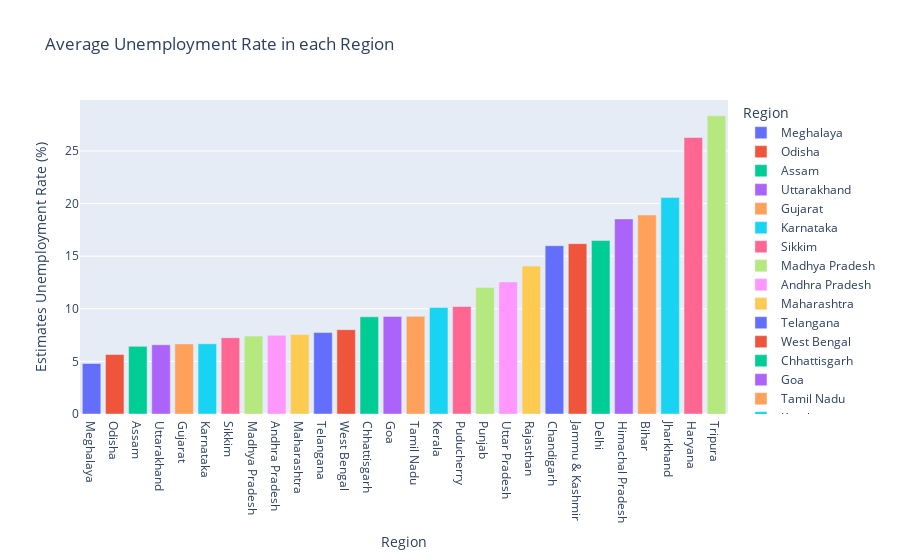

This figure's notebook cell:
### Code cell
# Bar plot of average Unemployment Rate by State

plot_ump = df[['Estimates Unemployment Rate (%)', 'Region']]
df_unemp = plot_ump.groupby('Region').mean().reset_index()
df_unemp = df_unemp.sort_values('Estimates Unemployment Rate (%)')
fig = px.bar(df_unemp, x='Region', y='Estimates Unemployment Rate (%)', color='Region',
             title='Average Unemployment Rate in each Region', template='plotly')
fig.show()

### Figure 1 — Plotly figure (JSON) as saved in the notebook; plotly's stock layout.template omitted (floating-point values rounded to 4 significant figures)
{"data": [{"alignmentgroup": "True", "hovertemplate": "Region=%{x}<br>Estimates Unemployment Rate (%)=%{y}<extra></extra>", "legendgroup": "Meghalaya", "marker": {"color": "#636efa", "pattern": {"shape": ""}}, "name": "Meghalaya", "offsetgroup": "Meghalaya", "orientation": "v", "showlegend": true, "textposition": "auto", "type": "bar", "x": ["Meghalaya"], "xaxis": "x", "y": [4.799], "yaxis": "y"}, {"alignmentgroup": "True", "hovertemplate": "Region=%{x}<br>Estimates Unemployment Rate (%)=%{y}<extra></extra>", "legendgroup": "Odisha", "marker": {"color": "#EF553B", "pattern": {"shape": ""}}, "name": "Odisha", "offsetgroup": "Odisha", "orientation": "v", "showlegend": true, "textposition": "auto", "type": "bar", "x": ["Odisha"], "xaxis": "x", "y": [5.658], "yaxis": "y"}, {"alignmentgroup": "True", "hovertemplate": "Region=%{x}<br>Estimates Unemployment Rate (%)=%{y}<extra></extra>", "legendgroup": "Assam", "marker": {"color": "#00cc96", "pattern": {"shape": ""}}, "name": "Assam", "offsetgroup": "Assam", "orientation": "v", "showlegend": true, "textposition": "auto", "type": "bar", "x": ["Assam"], "xaxis": "x", "y": [6.428], "yaxis": "y"}, {"alignmentgroup": "True", "hovertemplate": "Region=%{x}<br>Estimates Unemployment Rate (%)=%{y}<extra></extra>", "legendgroup": "Uttarakhand", "marker": {"color": "#ab63fa", "pattern": {"shape": ""}}, "name": "Uttarakhand", "offsetgroup": "Uttarakhand", "orientation": "v", "showlegend": true, "textposition": "auto", "type": "bar", "x": ["Uttarakhand"], "xaxis": "x", "y": [6.583], "yaxis": "y"}, {"alignmentgroup": "True", "hovertemplate": "Region=%{x}<br>Estimates Unemployment Rate (%)=%{y}<extra></extra>", "legendgroup": "Gujarat", "marker": {"color": "#FFA15A", "pattern": {"shape": ""}}, "name": "Gujarat", "offsetgroup": "Gujarat", "orientation": "v", "showlegend": true, "textposition": "auto", "type": "bar", "x": ["Gujarat"], "xaxis": "x", "y": [6.664], "yaxis": "y"}, {"alignmentgroup": "True", "hovertemplate": "Region=%{x}<br>Estimates Unemployment Rate (%)=%{y}<extra></extra>", "legendgroup": "Karnataka", "marker": {"color": "#19d3f3", "pattern": {"shape": ""}}, "name": "Karnataka", "offsetgroup": "Karnataka", "orientation": "v", "showlegend": true, "textposition": "auto", "type": "bar", "x": ["Karnataka"], "xaxis": "x", "y": [6.676], "yaxis": "y"}, {"alignmentgroup": "True", "hovertemplate": "Region=%{x}<br>Estimates Unemployment Rate (%)=%{y}<extra></extra>", "legendgroup": "Sikkim", "marker": {"color": "#FF6692", "pattern": {"shape": ""}}, "name": "Sikkim", "offsetgroup": "Sikkim", "orientation": "v", "showlegend": true, "textposition": "auto", "type": "bar", "x": ["Sikkim"], "xaxis": "x", "y": [7.249], "yaxis": "y"}, {"alignmentgroup": "True", "hovertemplate": "Region=%{x}<br>Estimates Unemployment Rate (%)=%{y}<extra></extra>", "legendgroup": "Madhya Pradesh", "marker": {"color": "#B6E880", "pattern": {"shape": ""}}, "name": "Madhya Pradesh", "offsetgroup": "Madhya Pradesh", "orientation": "v", "showlegend": true, "textposition": "auto", "type": "bar", "x": ["Madhya Pradesh"], "xaxis": "x", "y": [7.406], "yaxis": "y"}, {"alignmentgroup": "True", "hovertemplate": "Region=%{x}<br>Estimates Unemployment Rate (%)=%{y}<extra></extra>", "legendgroup": "Andhra Pradesh", "marker": {"color": "#FF97FF", "pattern": {"shape": ""}}, "name": "Andhra Pradesh", "offsetgroup": "Andhra Pradesh", "orientation": "v", "showlegend": true, "textposition": "auto", "type": "bar", "x": ["Andhra Pradesh"], "xaxis": "x", "y": [7.477], "yaxis": "y"}, {"alignmentgroup": "True", "hovertemplate": "Region=%{x}<br>Estimates Unemployment Rate (%)=%{y}<extra></extra>", "legendgroup": "Maharashtra", "marker": {"color": "#FECB52", "pattern": {"shape": ""}}, "name": "Maharashtra", "offsetgroup": "Maharashtra", "orientation": "v", "showlegend": true, "textposition": "auto", "type": "bar", "x": ["Maharashtra"], "xaxis": "x", "y": [7.558], "yaxis": "y"}, {"alignmentgroup": "True", "hovertemplate": "Region=%{x}<br>Estimates Unemployment Rate (%)=%{y}<extra></extra>", "legendgroup": "Telangana", "marker": {"color": "#636efa", "pattern": {"shape": ""}}, "name": "Telangana", "offsetgroup": "Telangana", "orientation": "v", "showlegend": true, "textposition": "auto", "type": "bar", "x": ["Telangana"], "xaxis": "x", "y": [7.738], "yaxis": "y"}, {"alignmentgroup": "True", "hovertemplate": "Region=%{x}<br>Estimates Unemployment Rate (%)=%{y}<extra></extra>", "legendgroup": "West Bengal", "marker": {"color": "#EF553B", "pattern": {"shape": ""}}, "name": "West Bengal", "offsetgroup": "West Bengal", "orientation": "v", "showlegend": true, "textposition": "auto", "type": "bar", "x": ["West Bengal"], "xaxis": "x", "y": [8.015], "yaxis": "y"}, {"alignmentgroup": "True", "hovertemplate": "Region=%{x}<br>Estimates Unemployment Rate (%)=%{y}<extra></extra>", "legendgroup": "Chhattisgarh", "marker": {"color": "#00cc96", "pattern": {"shape": ""}}, "name": "Chhattisgarh", "offsetgroup": "Chhattisgarh", "orientation": "v", "showlegend": true, "textposition": "auto", "type": "bar", "x": ["Chhattisgarh"], "xaxis": "x", "y": [9.24], "yaxis": "y"}, {"alignmentgroup": "True", "hovertemplate": "Region=%{x}<br>Estimates Unemployment Rate (%)=%{y}<extra></extra>", "legendgroup": "Goa", "marker": {"color": "#ab63fa", "pattern": {"shape": ""}}, "name": "Goa", "offsetgroup": "Goa", "orientation": "v", "showlegend": true, "textposition": "auto", "type": "bar", "x": ["Goa"], "xaxis": "x", "y": [9.274], "yaxis": "y"}, {"alignmentgroup": "True", "hovertemplate": "Region=%{x}<br>Estimates Unemployment Rate (%)=%{y}<extra></extra>", "legendgroup": "Tamil Nadu", "marker": {"color": "#FFA15A", "pattern": {"shape": ""}}, "name": "Tamil Nadu", "offsetgroup": "Tamil Nadu", "orientation": "v", "showlegend": true, "textposition": "auto", "type": "bar", "x": ["Tamil Nadu"], "xaxis": "x", "y": [9.284], "yaxis": "y"}, {"alignmentgroup": "True", "hovertemplate": "Region=%{x}<br>Estimates Unemployment Rate (%)=%{y}<extra></extra>", "legendgroup": "Kerala", "marker": {"color": "#19d3f3", "pattern": {"shape": ""}}, "name": "Kerala", "offsetgroup": "Kerala", "orientation": "v", "showlegend": true, "textposition": "auto", "type": "bar", "x": ["Kerala"], "xaxis": "x", "y": [10.12], "yaxis": "y"}, {"alignmentgroup": "True", "hovertemplate": "Region=%{x}<br>Estimates Unemployment Rate (%)=%{y}<extra></extra>", "legendgroup": "Puducherry", "marker": {"color": "#FF6692", "pattern": {"shape": ""}}, "name": "Puducherry", "offsetgroup": "Puducherry", "orientation": "v", "showlegend": true, "textposition": "auto", "type": "bar", "x": ["Puducherry"], "xaxis": "x", "y": [10.22], "yaxis": "y"}, {"alignmentgroup": "True", "hovertemplate": "Region=%{x}<br>Estimates Unemployment Rate (%)=%{y}<extra></extra>", "legendgroup": "Punjab", "marker": {"color": "#B6E880", "pattern": {"shape": ""}}, "name": "Punjab", "offsetgroup": "Punjab", "orientation": "v", "showlegend": true, "textposition": "auto", "type": "bar", "x": ["Punjab"], "xaxis": "x", "y": [12.03], "yaxis": "y"}, {"alignmentgroup": "True", "hovertemplate": "Region=%{x}<br>Estimates Unemployment Rate (%)=%{y}<extra></extra>", "legendgroup": "Uttar Pradesh", "marker": {"color": "#FF97FF", "pattern": {"shape": ""}}, "name": "Uttar Pradesh", "offsetgroup": "Uttar Pradesh", "orientation": "v", "showlegend": true, "textposition": "auto", "type": "bar", "x": ["Uttar Pradesh"], "xaxis": "x", "y": [12.55], "yaxis": "y"}, {"alignmentgroup": "True", "hovertemplate": "Region=%{x}<br>Estimates Unemployment Rate (%)=%{y}<extra></extra>", "legendgroup": "Rajasthan", "marker": {"color": "#FECB52", "pattern": {"shape": ""}}, "name": "Rajasthan", "offsetgroup": "Rajasthan", "orientation": "v", "showlegend": true, "textposition": "auto", "type": "bar", "x": ["Rajasthan"], "xaxis": "x", "y": [14.06], "yaxis": "y"}, {"alignmentgroup": "True", "hovertemplate": "Region=%{x}<br>Estimates Unemployment Rate (%)=%{y}<extra></extra>", "legendgroup": "Chandigarh", "marker": {"color": "#636efa", "pattern": {"shape": ""}}, "name": "Chandigarh", "offsetgroup": "Chandigarh", "orientation": "v", "showlegend": true, "textposition": "auto", "type": "bar", "x": ["Chandigarh"], "xaxis": "x", "y": [15.99], "yaxis": "y"}, {"alignmentgroup": "True", "hovertemplate": "Region=%{x}<br>Estimates Unemployment Rate (%)=%{y}<extra></extra>", "legendgroup": "Jammu & Kashmir", "marker": {"color": "#EF553B", "pattern": {"shape": ""}}, "name": "Jammu & Kashmir", "offsetgroup": "Jammu & Kashmir", "orientation": "v", "showlegend": true, "textposition": "auto", "type": "bar", "x": ["Jammu & Kashmir"], "xaxis": "x", "y": [16.19], "yaxis": "y"}, {"alignmentgroup": "True", "hovertemplate": "Region=%{x}<br>Estimates Unemployment Rate (%)=%{y}<extra></extra>", "legendgroup": "Delhi", "marker": {"color": "#00cc96", "pattern": {"shape": ""}}, "name": "Delhi", "offsetgroup": "Delhi", "orientation": "v", "showlegend": true, "textposition": "auto", "type": "bar", "x": ["Delhi"], "xaxis": "x", "y": [16.5], "yaxis": "y"}, {"alignmentgroup": "True", "hovertemplate": "Region=%{x}<br>Estimates Unemployment Rate (%)=%{y}<extra></extra>", "legendgroup": "Himachal Pradesh", "marker": {"color": "#ab63fa", "pattern": {"shape": ""}}, "name": "Himachal Pradesh", "offsetgroup": "Himachal Pradesh", "orientation": "v", "showlegend": true, "textposition": "auto", "type": "bar", "x": ["Himachal Pradesh"], "xaxis": "x", "y": [18.54], "yaxis": "y"}, {"alignmentgroup": "True", "hovertemplate": "Region=%{x}<br>Estimates Unemployment Rate (%)=%{y}<extra></extra>", "legendgroup": "Bihar", "marker": {"color": "#FFA15A", "pattern": {"shape": ""}}, "name": "Bihar", "offsetgroup": "Bihar", "orientation": "v", "showlegend": true, "textposition": "auto", "type": "bar", "x": ["Bihar"], "xaxis": "x", "y": [18.92], "yaxis": "y"}, {"alignmentgroup": "True", "hovertemplate": "Region=%{x}<br>Estimates Unemployment Rate (%)=%{y}<extra></extra>", "legendgroup": "Jharkhand", "marker": {"color": "#19d3f3", "pattern": {"shape": ""}}, "name": "Jharkhand", "offsetgroup": "Jharkhand", "orientation": "v", "showlegend": true, "textposition": "auto", "type": "bar", "x": ["Jharkhand"], "xaxis": "x", "y": [20.59], "yaxis": "y"}, {"alignmentgroup": "True", "hovertemplate": "Region=%{x}<br>Estimates Unemployment Rate (%)=%{y}<extra></extra>", "legendgroup": "Haryana", "marker": {"color": "#FF6692", "pattern": {"shape": ""}}, "name": "Haryana", "offsetgroup": "Haryana", "orientation": "v", "showlegend": true, "textposition": "auto", "type": "bar", "x": ["Haryana"], "xaxis": "x", "y": [26.28], "yaxis": "y"}, {"alignmentgroup": "True", "hovertemplate": "Region=%{x}<br>Estimates Unemployment Rate (%)=%{y}<extra></extra>", "legendgroup": "Tripura", "marker": {"color": "#B6E880", "pattern": {"shape": ""}}, "name": "Tripura", "offsetgroup": "Tripura", "orientation": "v", "showlegend": true, "textposition": "auto", "type": "bar", "x": ["Tripura"], "xaxis": "x", "y": [28.35], "yaxis": "y"}], "layout": {"barmode": "relative", "legend": {"title": {"text": "Region"}, "tracegroupgap": 0}, "title": {"text": "Average Unemployment Rate in each Region"}, "xaxis": {"anchor": "y", "categoryarray": ["Meghalaya", "Odisha", "Assam", "Uttarakhand", "Gujarat", "Karnataka", "Sikkim", "Madhya Pradesh", "Andhra Pradesh", "Maharashtra", "Telangana", "West Bengal", "Chhattisgarh", "Goa", "Tamil Nadu", "Kerala", "Puducherry", "Punjab", "Uttar Pradesh", "Rajasthan", "Chandigarh", "Jammu & Kashmir", "Delhi", "Himachal Pradesh", "Bihar", "Jharkhand", "Haryana", "Tripura"], "categoryorder": "array", "domain": [0, 1], "title": {"text": "Region"}}, "yaxis": {"anchor": "x", "domain": [0, 1], "title": {"text": "Estimates Unemployment Rate (%)"}}}}
